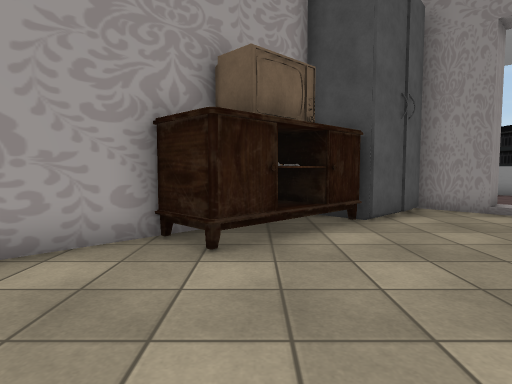
[1] (above)

15 first-person views from a walk through a Unity game level. The camera is 1.2 m above the floor, tilts 4° down and sees 75° across. The floor is counted in squares, 1 m on a side. Each view is taken from the middle of a square. On the plan, view 1 faces up. The plan holds only what a view shows up to about 14 squares ahead; the rest is blank. The place goes on beyond the plan. The player is left out. Some surface patterns are stand-ins.

[2]
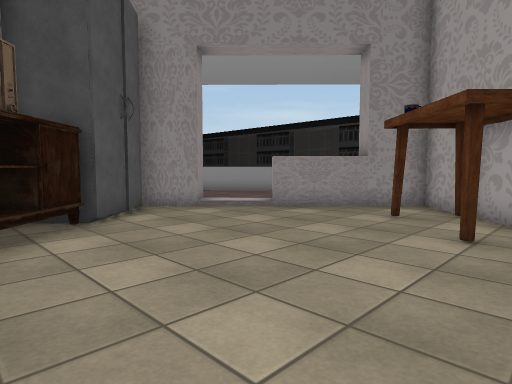

[3]
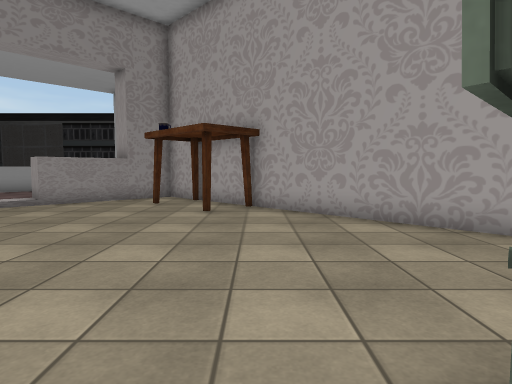

[4]
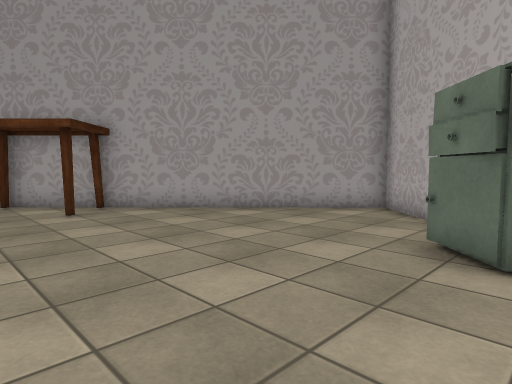

[5]
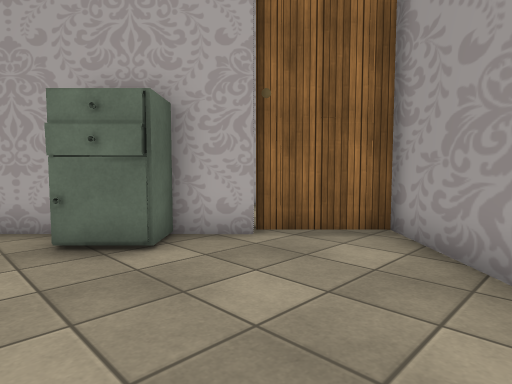

[6]
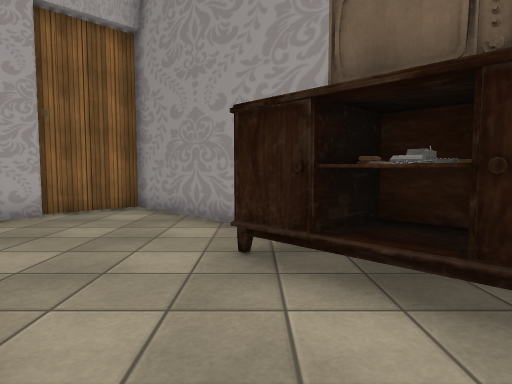

[7]
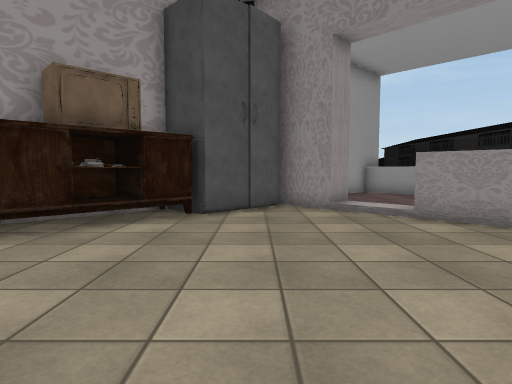

[8]
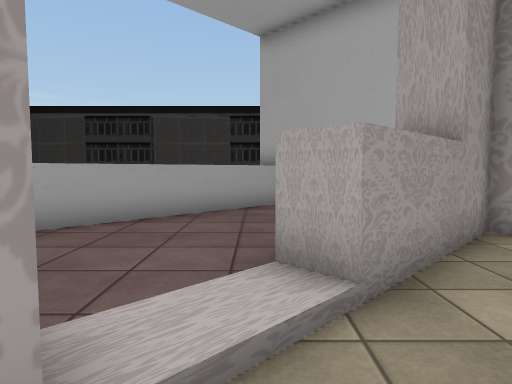

[9]
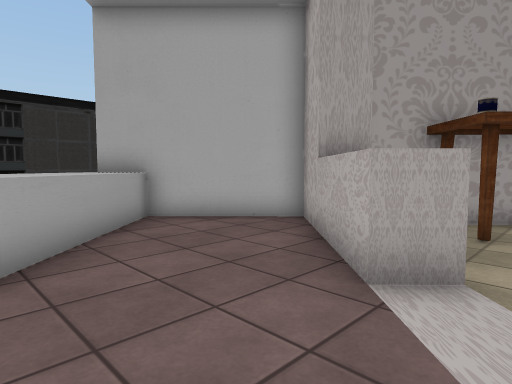

[10]
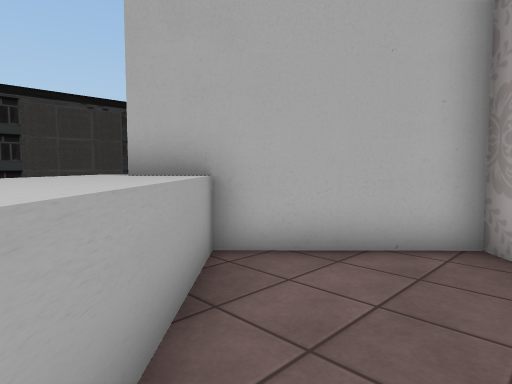

[11]
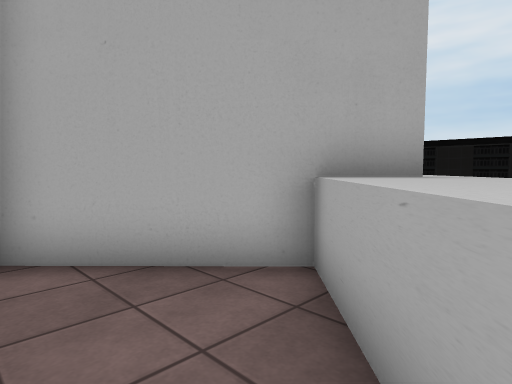

[12]
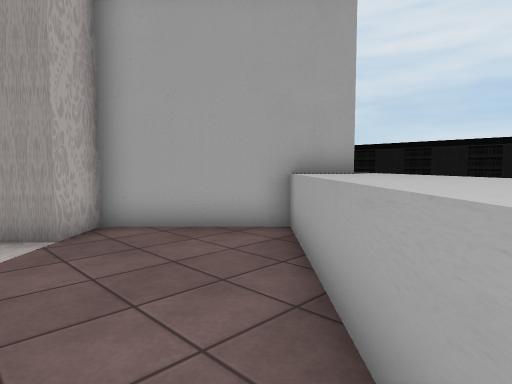

[13]
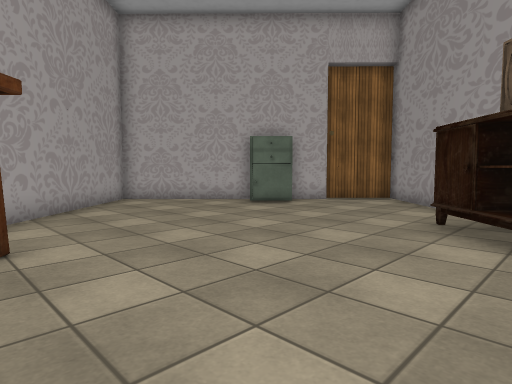

[14]
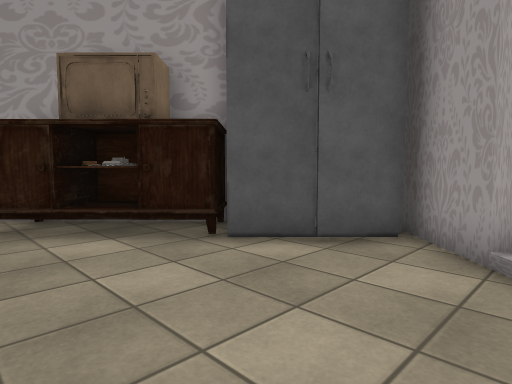

[15]
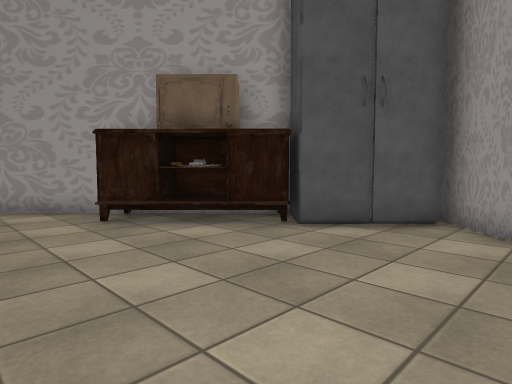

### Floor plan
Key: @ floor where view 1 was taken; # wall or solid block; . main floor; : floor 0.25 m higher than the main floor; / step, stairs or slope; ^ raised ledge; v drop or lower ground; C closet; T table; O other object.
Columns run from 6 left of view 1 to 17 right of it. Each row starts with its distance up from view 1.
 15                ^^
 14                ^^^
 13              ##^^^^
 12             ##::^^^
 11          ####::::^^^
 10         ##C##:::::^^^
  9       ###:C.#/:::::^^^^
  8      ##TCC.../::::::^^^v
  7     ##TTT.....#^:::::##
  6    ##TTT.......#^:::##
  5   ##.TT.........##:##
  4  ##..............###
  3 ##............T..#
  2 #..............###
  1 #...........T..#
  0 ##....@......###
 -1  ##OO........#
 -2     OO......##
 -3     #.....###
 -4     ##...##
 -5      ##.##
 -6       ###

Where each view was taken, in squares from view 1:
view 1: 0 up, 0 right, facing up
view 2: 0 up, 0 right, facing up-right
view 3: 0 up, 3 left, facing right
view 4: 4 up, 3 left, facing down-right
view 5: 4 up, 0 right, facing down-left
view 6: 5 up, 4 right, facing left
view 7: 1 down, 4 right, facing up
view 8: 8 up, 5 right, facing right
view 9: 11 up, 7 right, facing down-right
view 10: 10 up, 11 right, facing down-right
view 11: 10 up, 11 right, facing up-left
view 12: 8 up, 13 right, facing up-left
view 13: 7 up, 7 right, facing down-left
view 14: 4 up, 7 right, facing up-left
view 15: 2 up, 7 right, facing up-left
